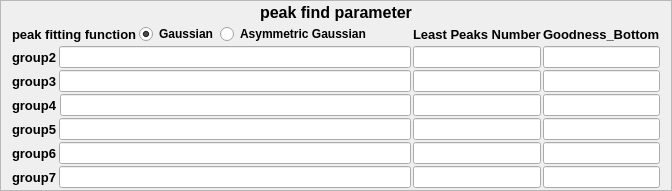
    <widget class="QFrame" name="frame_5">
     <property name="sizePolicy">
      <sizepolicy hsizetype="Preferred" vsizetype="Fixed">
       <horstretch>0</horstretch>
       <verstretch>0</verstretch>
      </sizepolicy>
     </property>
     <property name="styleSheet">
      <string notr="true">QFrame#frame_5 {
	background-color: rgb(248, 254, 255);
	border: 2px solid rgb(205, 255, 255);
}</string>
     </property>
     <property name="frameShape">
      <enum>QFrame::StyledPanel</enum>
     </property>
     <property name="frameShadow">
      <enum>QFrame::Raised</enum>
     </property>
     <layout class="QVBoxLayout" name="verticalLayout_6">
      <property name="spacing">
       <number>2</number>
      </property>
      <property name="topMargin">
       <number>2</number>
      </property>
      <property name="bottomMargin">
       <number>2</number>
      </property>
      <item>
       <widget class="QLabel" name="label_13">
        <property name="font">
         <font>
          <family>Arial</family>
          <pointsize>12</pointsize>
          <weight>75</weight>
          <bold>true</bold>
         </font>
        </property>
        <property name="text">
         <string>peak find parameter</string>
        </property>
        <property name="alignment">
         <set>Qt::AlignCenter</set>
        </property>
       </widget>
      </item>
      <item>
       <layout class="QGridLayout" name="gridLayout_2" columnstretch="5,1,1">
        <property name="verticalSpacing">
         <number>2</number>
        </property>
        <item row="0" column="0">
         <layout class="QHBoxLayout" name="horizontalLayout_4">
          <item>
           <widget class="QLabel" name="label_24">
            <property name="font">
             <font>
              <family>Arial</family>
              <pointsize>10</pointsize>
              <weight>75</weight>
              <bold>true</bold>
             </font>
            </property>
            <property name="text">
             <string>peak fitting function</string>
            </property>
           </widget>
          </item>
          <item>
           <widget class="QRadioButton" name="gaussian_check">
            <property name="font">
             <font>
              <family>Arial</family>
              <weight>75</weight>
              <bold>true</bold>
             </font>
            </property>
            <property name="text">
             <string>Gaussian</string>
            </property>
            <property name="checked">
             <bool>true</bool>
            </property>
           </widget>
          </item>
          <item>
           <widget class="QRadioButton" name="asygaussian_check">
            <property name="font">
             <font>
              <family>Arial</family>
              <weight>75</weight>
              <bold>true</bold>
             </font>
            </property>
            <property name="text">
             <string>Asymmetric Gaussian</string>
            </property>
           </widget>
          </item>
          <item>
           <spacer name="horizontalSpacer">
            <property name="orientation">
             <enum>Qt::Horizontal</enum>
            </property>
            <property name="sizeHint" stdset="0">
             <size>
              <width>40</width>
              <height>20</height>
             </size>
            </property>
           </spacer>
          </item>
         </layout>
        </item>
        <item row="0" column="1">
         <widget class="QLabel" name="label_34">
          <property name="font">
           <font>
            <family>Arial</family>
            <pointsize>10</pointsize>
            <weight>75</weight>
            <bold>true</bold>
           </font>
          </property>
          <property name="text">
           <string>Least Peaks Number</string>
          </property>
         </widget>
        </item>
        <item row="0" column="2">
         <widget class="QLabel" name="label_35">
          <property name="font">
           <font>
            <family>Arial</family>
            <pointsize>10</pointsize>
            <weight>75</weight>
            <bold>true</bold>
           </font>
          </property>
          <property name="text">
           <string>Goodness_Bottom</string>
          </property>
         </widget>
        </item>
        <item row="1" column="0">
         <layout class="QHBoxLayout" name="horizontalLayout_9">
          <item>
           <widget class="QLabel" name="label_14">
            <property name="font">
             <font>
              <family>Arial</family>
              <pointsize>10</pointsize>
              <weight>75</weight>
              <bold>true</bold>
             </font>
            </property>
            <property name="text">
             <string>group2</string>
            </property>
           </widget>
          </item>
          <item>
           <widget class="QLineEdit" name="peakfind_group2">
            <property name="text">
             <string/>
            </property>
           </widget>
          </item>
         </layout>
        </item>
        <item row="1" column="1">
         <widget class="QLineEdit" name="least_number_group2"/>
        </item>
        <item row="1" column="2">
         <widget class="QLineEdit" name="goodness_group2"/>
        </item>
        <item row="2" column="0">
         <layout class="QHBoxLayout" name="horizontalLayout_10">
          <item>
           <widget class="QLabel" name="label_15">
            <property name="font">
             <font>
              <family>Arial</family>
              <pointsize>10</pointsize>
              <weight>75</weight>
              <bold>true</bold>
             </font>
            </property>
            <property name="text">
             <string>group3</string>
            </property>
           </widget>
          </item>
          <item>
           <widget class="QLineEdit" name="peakfind_group3"/>
          </item>
         </layout>
        </item>
        <item row="2" column="1">
         <widget class="QLineEdit" name="least_number_group3"/>
        </item>
        <item row="2" column="2">
         <widget class="QLineEdit" name="goodness_group3"/>
        </item>
        <item row="3" column="0">
         <layout class="QHBoxLayout" name="horizontalLayout_11">
          <item>
           <widget class="QLabel" name="label_16">
            <property name="font">
             <font>
              <family>Arial</family>
              <pointsize>10</pointsize>
              <weight>75</weight>
              <bold>true</bold>
             </font>
            </property>
            <property name="text">
             <string>group4</string>
            </property>
           </widget>
          </item>
          <item>
           <widget class="QLineEdit" name="peakfind_group4"/>
          </item>
         </layout>
        </item>
        <item row="3" column="1">
         <widget class="QLineEdit" name="least_number_group4"/>
        </item>
        <item row="3" column="2">
         <widget class="QLineEdit" name="goodness_group4"/>
        </item>
        <item row="4" column="0">
         <layout class="QHBoxLayout" name="horizontalLayout_12">
          <item>
           <widget class="QLabel" name="label_17">
            <property name="font">
             <font>
              <family>Arial</family>
              <pointsize>10</pointsize>
              <weight>75</weight>
              <bold>true</bold>
             </font>
            </property>
            <property name="text">
             <string>group5</string>
            </property>
           </widget>
          </item>
          <item>
           <widget class="QLineEdit" name="peakfind_group5"/>
          </item>
         </layout>
        </item>
        <item row="4" column="1">
         <widget class="QLineEdit" name="least_number_group5"/>
        </item>
        <item row="4" column="2">
         <widget class="QLineEdit" name="goodness_group5"/>
        </item>
        <item row="5" column="0">
         <layout class="QHBoxLayout" name="horizontalLayout_13">
          <item>
           <widget class="QLabel" name="label_18">
            <property name="font">
             <font>
              <family>Arial</family>
              <pointsize>10</pointsize>
              <weight>75</weight>
              <bold>true</bold>
             </font>
            </property>
            <property name="text">
             <string>group6</string>
            </property>
           </widget>
          </item>
          <item>
           <widget class="QLineEdit" name="peakfind_group6"/>
          </item>
         </layout>
        </item>
        <item row="5" column="1">
         <widget class="QLineEdit" name="least_number_group6"/>
        </item>
        <item row="5" column="2">
         <widget class="QLineEdit" name="goodness_group6"/>
        </item>
        <item row="6" column="0">
         <layout class="QHBoxLayout" name="horizontalLayout_14">
          <item>
           <widget class="QLabel" name="label_19">
            <property name="font">
             <font>
              <family>Arial</family>
              <pointsize>10</pointsize>
              <weight>75</weight>
              <bold>true</bold>
             </font>
            </property>
            <property name="text">
             <string>group7</string>
            </property>
           </widget>
          </item>
          <item>
           <widget class="QLineEdit" name="peakfind_group7"/>
          </item>
         </layout>
        </item>
        <item row="6" column="1">
         <widget class="QLineEdit" name="least_number_group7"/>
        </item>
        <item row="6" column="2">
         <widget class="QLineEdit" name="goodness_group7"/>
        </item>
       </layout>
      </item>
     </layout>
    </widget>
